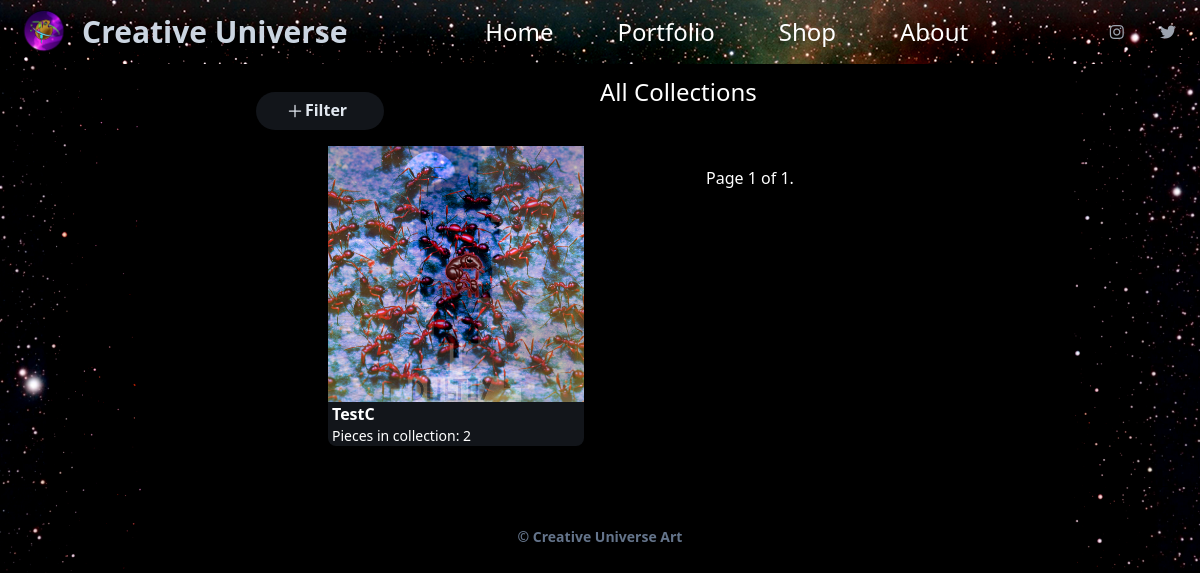
Before: /portfolio/collections/ with the older database file.
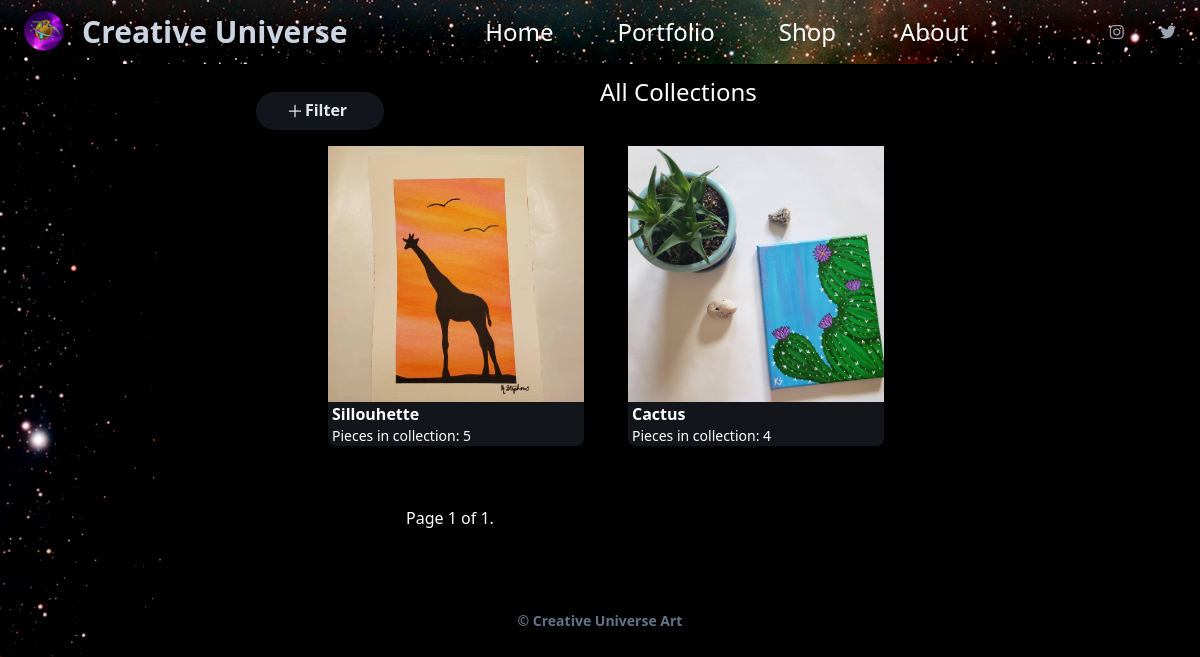
After: the same page with the newer database file.
### artpage/models.py (models this page shows, shortened)
class Collection(models.Model):
    name= models.CharField(max_length=50)
    description= models.CharField(max_length=500)
    image= models.ImageField(blank=True, upload_to='collections/')
    last_updated= models.DateTimeField(auto_now=True)
    objects = models.Manager()
    all_collections = CollectionManager()

### artpage/views.py (the view)
# urls.py: path('collections/', views.AllCollectionView.as_view(), name='all_collections'),
class AllCollectionView(ListView):
    model = Collection
    def get(self, request):
        art_type = ArtType.objects.all()
        collections= Collection.all_collections.order_by('-last_updated')
        paginator = Paginator(collections, 9)
        page_number = request.GET.get('page')
        page_obj = paginator.get_page(page_number)
        template = 'all_collections.html'
        context = {
            'collections' : collections,
            'art_type' : art_type,
            'page_obj' : page_obj,
        }
        return render(request, template, context)

### artpage/models.py (called while the page is built)
    def get_queryset(self):
        return super().get_queryset().exclude(name='No Collection')

    def __str__(self):
        return self.name

### artpage/templates/all_collections.html (shortened to what this page needs)
{% extends 'index.html' %}
{% if collections.count < 3 %}
    {% block background_option %}
    bg-cover
    {% endblock %}
{% endif %}
{% block content %}
<div class="flex flex-row justify-between px-8">
    <span class="basis-1/4 pt-5"><p>{% include 'category_select.html' %}</span>
    <span class="basis-1/4"><h1 class="text-xl md:text-2xl my-3">All Collections</h1></span>
</div>
<div class="grid lg:grid-cols-2 xl:grid-cols-3 gap-10 px-2 py-2 mx-auto w-3/4 xl:w-3/4 mb-4">
    {% if collections %}
    {% for collect in collections %}
    <div class="bg-slate-600 overflow-hidden md:w-64 w-64 mx-2 bg-opacity-25 rounded-b-lg">
        <a href="{% url 'collection_detail' collect.id %}" ><img src="{{ collect.image.url }}" class="h-64 md:h-64 w-full object-cover"alt=""></a>
        <a href="{% url 'collection_detail' collect.id %}" ><h2 class="font-bold bold_underline pl-1">{{ collect.name }}</h2></a>
        <h2 class="font-medium text-sm pl-1">Pieces in collection: {{ collect.artpiece_set.count }}</h2>
    </div>
    {% endfor %}
    {% include "paginator.html" %}
    {% else %}
    <p>No collections to display at this time.</p>
    {% endif %}
</div>
{% endblock %}

Changed rows visible on the page:
removed Collection: image (picture), name "TestC", artpiece_set.count "2"
added Collection: image (picture), name "Sillouhette", artpiece_set.count "5"
added Collection: image (picture), name "Cactus", artpiece_set.count "4"
